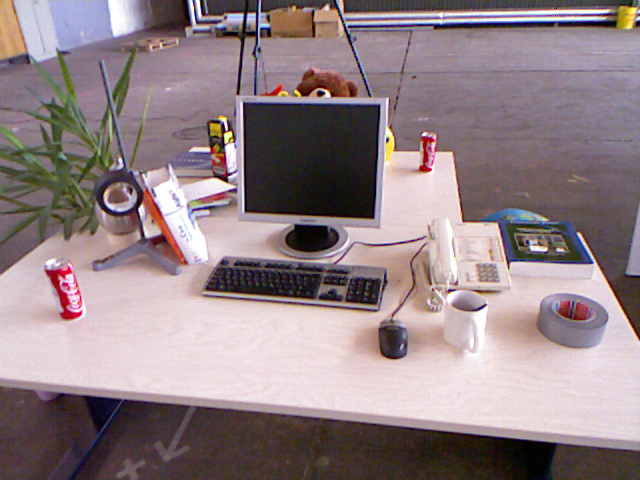
//> input picture slam/ch7/1.png, 640 x 480 px
$ ./q2 ../1.png   (built with g++ and OpenCV 4)
//> lines starting //> are read from the running program, lines starting //| are printed output that depends on the picture
#include <opencv2/opencv.hpp>
#include "opencv2/xfeatures2d.hpp"
#include <iostream>
#include <chrono>

using namespace std;
using namespace cv;

int main(int argc, char **argv){
    if( argc != 2 ){
        cout << "usage: q2 test1.jpg" << endl;
        return 1;
    }

    Mat img_test = imread(argv[1], CV_LOAD_IMAGE_COLOR);
//> img_test is the input picture: 480 rows x 640 cols, CV_8UC3; mean B, G, R 133.9, 129.9, 146.3
    assert(img_test.data && "cannot load image!");

    //SIFT特征点提取
    Ptr<xfeatures2d::SIFT> siftdetector = cv::xfeatures2d::SIFT::create();
    vector<KeyPoint> Keypoint_sift;
    chrono::steady_clock::time_point t1 = chrono::steady_clock::now();
    siftdetector->detect(img_test, Keypoint_sift);
//> Keypoint_sift = 1527 keypoints; strongest (x, y, size): (387, 140, 2.3), (226, 127, 2.4), (320, 94, 3.9), (228, 135, 4.7)
    chrono::steady_clock::time_point t2 = chrono::steady_clock::now();
    chrono::duration<double> timeuesd = chrono::duration_cast<chrono::duration<double>>(t2 - t1);
    cout << "Using SIFT algorithm cost time: " << timeuesd.count() << " seconds ." << endl;

    Mat siftkeypointMat;
    cv::drawKeypoints(img_test, Keypoint_sift, siftkeypointMat, cv::Scalar::all(-1), cv::DrawMatchesFlags::DRAW_RICH_KEYPOINTS );
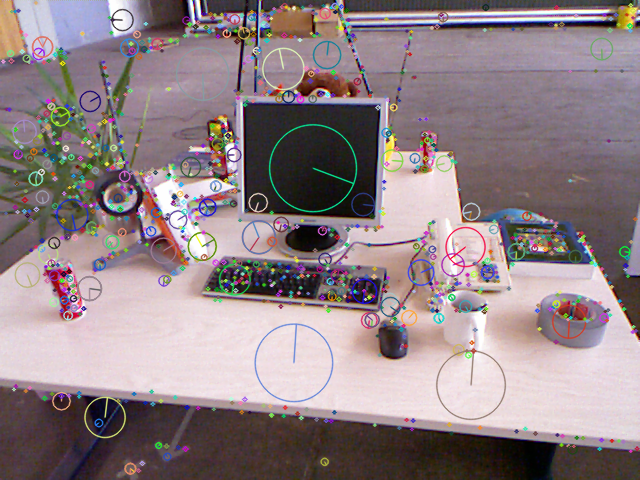
//> siftkeypointMat: 480 rows x 640 cols, CV_8UC3; mean B, G, R 134.4, 130.3, 145.2
    imshow("SFIT", siftkeypointMat);

    //ORB特征点提取
    Ptr<FeatureDetector> detector = ORB::create();
    vector<KeyPoint> Keypoint_orb;
    t1 = chrono::steady_clock::now();
    detector->detect(img_test, Keypoint_orb);
//> Keypoint_orb = 500 keypoints; strongest (x, y, size): (323, 93, 31), (322, 92, 37.2), (230, 132, 31), (226, 128, 31)
    t2 = chrono::steady_clock::now();
    timeuesd = chrono::duration_cast<chrono::duration<double>>(t2 - t1);
    cout << "Using ORB algorithm cost time: " << timeuesd.count() << " seconds ." << endl;

    Mat orbkeypointMat;
    cv::drawKeypoints(img_test, Keypoint_orb, orbkeypointMat, cv::Scalar::all(-1), cv::DrawMatchesFlags::DRAW_RICH_KEYPOINTS );
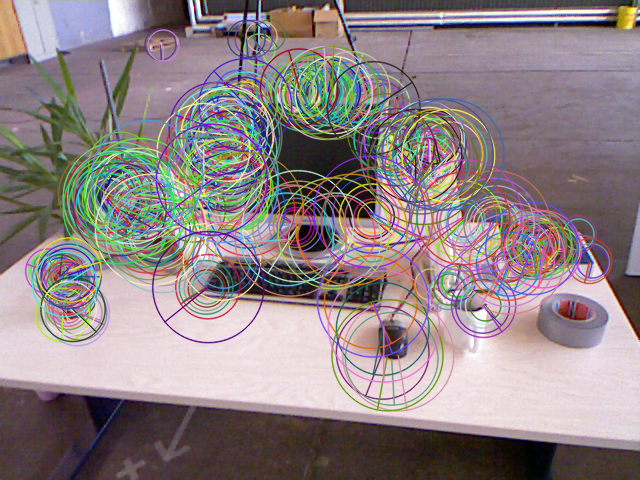
//> orbkeypointMat: 480 rows x 640 cols, CV_8UC3; mean B, G, R 133.4, 131.1, 143.4
    imshow("ORB", orbkeypointMat);
    waitKey(0);

    return 0;
}

$ run again, on slam/ch7/3.png
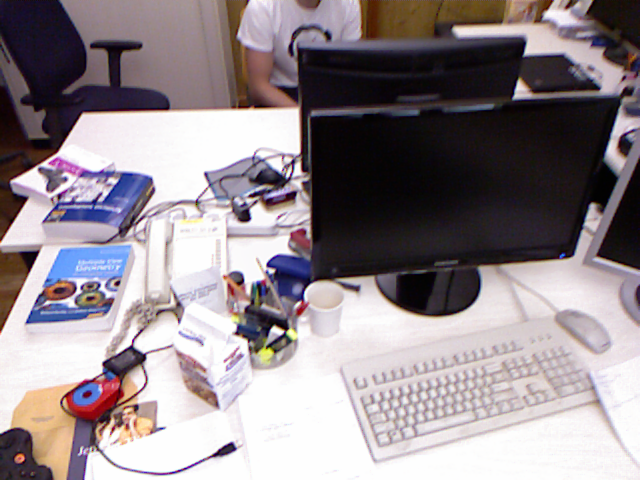
//> input picture slam/ch7/3.png, 640 x 480 px
//> img_test is the input picture: 480 rows x 640 cols, CV_8UC3; mean B, G, R 142, 137.1, 146.8
//> Keypoint_sift = 1802 keypoints; strongest (x, y, size): (229, 448, 8.8), (276, 331, 6.9), (244, 215, 9.3), (117, 283, 3.3)
//> `cv::drawKeypoints(img_test, Keypoint_sift, siftkeypointMat, cv::Scalar..`:
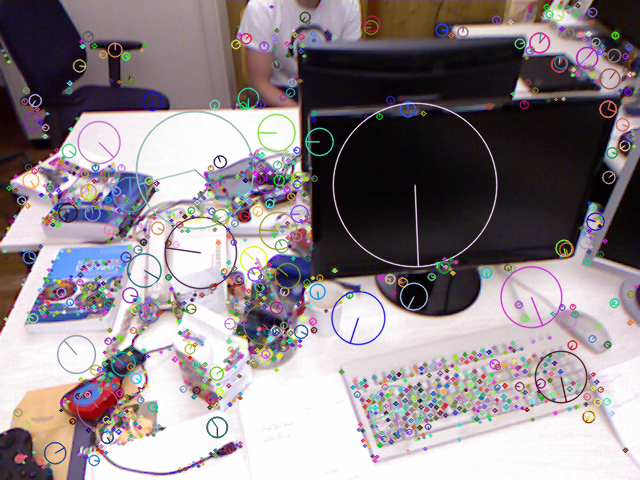
//> siftkeypointMat: 480 rows x 640 cols, CV_8UC3; mean B, G, R 140, 135.6, 144.3
//> Keypoint_orb = 500 keypoints; strongest (x, y, size): (274, 328, 64.3), (281, 331, 37.2), (274, 327, 44.6), (278, 330, 64.3)
//> `cv::drawKeypoints(img_test, Keypoint_orb, orbkeypointMat, cv::Scalar::..`:
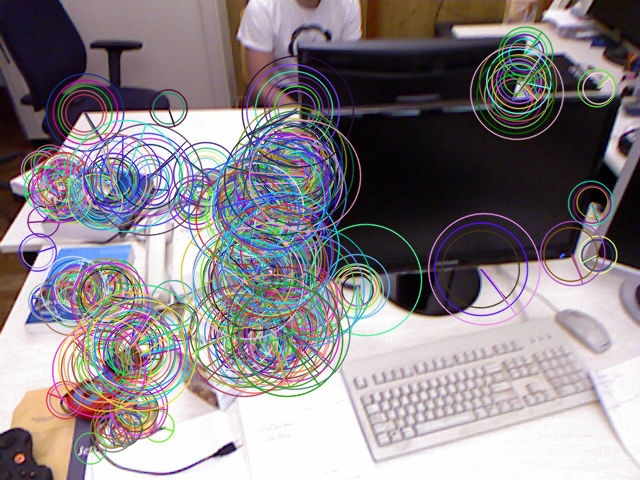
//> orbkeypointMat: 480 rows x 640 cols, CV_8UC3; mean B, G, R 136.7, 131.8, 138.7

$ run again, on slam/ch7/4.png
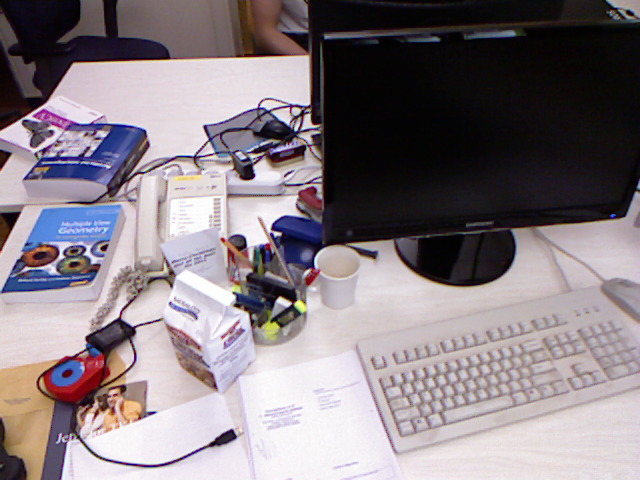
//> input picture slam/ch7/4.png, 640 x 480 px
//> img_test is the input picture: 480 rows x 640 cols, CV_8UC3; mean B, G, R 130.9, 125.4, 134.8
//> Keypoint_sift = 1992 keypoints; strongest (x, y, size): (282, 302, 7.7), (228, 437, 10.3), (277, 234, 3.9), (153, 413, 2.4)
//> `cv::drawKeypoints(img_test, Keypoint_sift, siftkeypointMat, cv::Scalar..`:
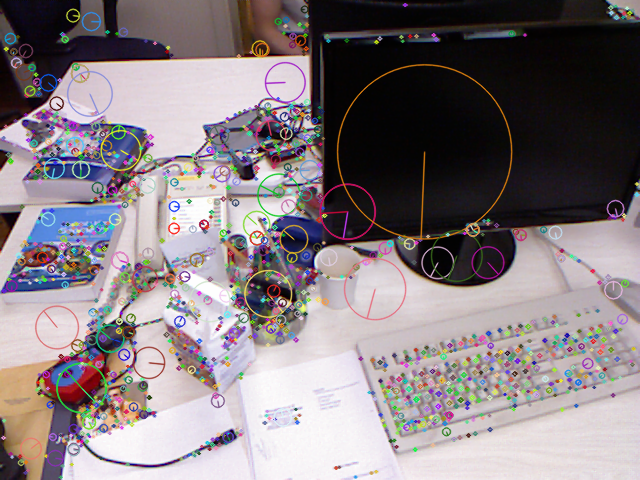
//> siftkeypointMat: 480 rows x 640 cols, CV_8UC3; mean B, G, R 129.6, 125.5, 134.5
//> Keypoint_orb = 500 keypoints; strongest (x, y, size): (288, 302, 44.6), (272, 228, 37.2), (280, 299, 64.3), (261, 106, 31)
//> `cv::drawKeypoints(img_test, Keypoint_orb, orbkeypointMat, cv::Scalar::..`:
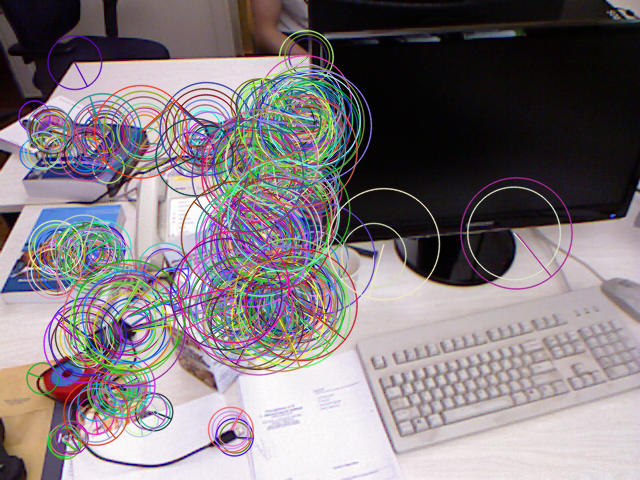
//> orbkeypointMat: 480 rows x 640 cols, CV_8UC3; mean B, G, R 126.7, 122.4, 130.5
